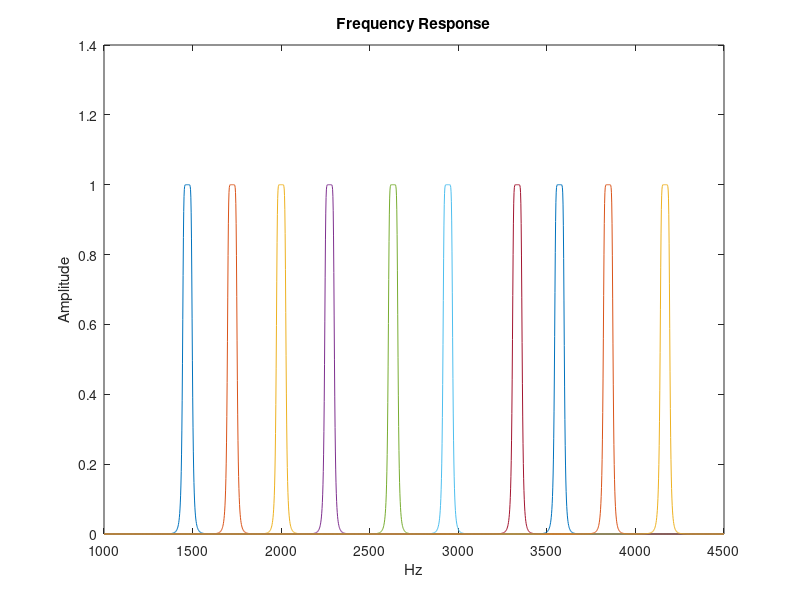

MATLAB code for this plot:
%%% MATLAB Code for Lab 6 Task 3 Code %%%

%% Task 3.1-2

f_players = [1471, 1724, 2000, 2273, 2632, 2941, 3333, 3571, 3846, 4167];
% Player center frequencies in Hz
f_s = 10000; % sampling frequency (remember we have decimated)
BW = 50; % Full bandwidth of filters in Hz
a = [];
b = [];

for f = f_players
    f_lower = f - BW/2; % Lower corner frequency of BPF
    f_upper = f + BW/2; % Upper corner frequency of BPF
    [b_temp, a_temp] = butter(5, [f_lower*2/f_s, f_upper*2/f_s]);
    % IMPORTANT: ‘butter’ takes frequency specifications in half cycles/sample,
    % not Hz, hence the division by f s and multiplication by 2
    f_axis = linspace(1000, 4500, 2000); % create a freq axis from 1 to 4.5 kHz
    a = [a ; a_temp];
    b = [b ; b_temp];
    H = freqz(b_temp, a_temp, f_axis, f_s); % calculates the freq response H
    % at the frequencies in f axis
    plot(f_axis, abs(H)); % magnitude of the frequency response
    title('Frequency Response');
    ylabel('Amplitude');
    xlabel('Hz');
    hold on;
end
hold off;

%% Task 3.4

load lab6_data_sets.mat;